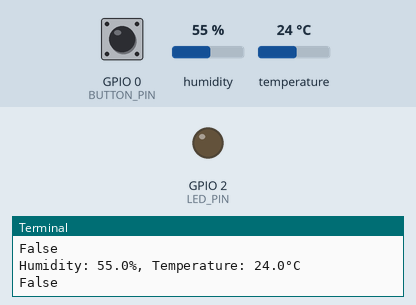
A program run on a simulated Raspberry Pi (BCM pin numbers). Parts: output pins drawn as LEDs (lit = HIGH), the last lines printed to the terminal. The test bench sets the inputs (shaded band); at power-on: GPIO 0 (BUTTON_PIN) HIGH, humidity 55 %, temperature 24 °C.

Above: at 1.2 s.
1.3 s: GPIO 0 (BUTTON_PIN) pulled LOW for 3.2 s
At 4.2 s:
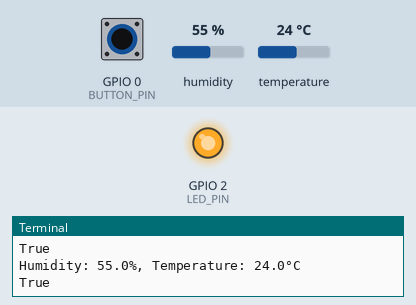
6.0 s: GPIO 0 (BUTTON_PIN) pulled LOW for 0.9 s
At 7.9 s:
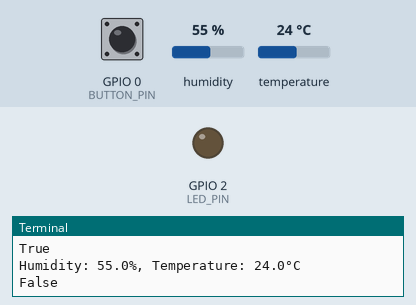
Timing chart, 0 to 9.4 s (numbered marks = the images above; inputs shaded):
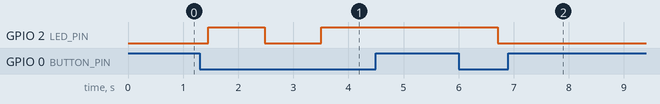

The program:

main.py
```python
# Import libraries
import Adafruit_DHT
import RPi.GPIO as GPIO
from time import sleep


DHT_PIN = 15
DHT_SENSOR = Adafruit_DHT.DHT11
BUTTON_PIN = 0
LED_PIN = 2


GPIO.setmode(GPIO.BCM)
GPIO.setup(LED_PIN, GPIO.OUT)
GPIO.setup(BUTTON_PIN, GPIO.IN, pull_up_down=GPIO.PUD_UP)


class LEDController:
    def __init__(self, pin):
        self.pin = pin
        self.is_on = False
        self.turn_off()

    def turn_on(self):
        GPIO.output(self.pin, GPIO.HIGH)
        self.is_on = True

    def turn_off(self):
        GPIO.output(self.pin, GPIO.LOW)
        self.is_on = False

    def toggle(self):
        if self.is_on:
            self.turn_off()
        else:
            self.turn_on()


led = LEDController(LED_PIN)


try:
    while True:
        button_pressed = GPIO.input(BUTTON_PIN) == GPIO.LOW
        print(button_pressed)

        if button_pressed:
            led.toggle()
            sleep(0.3)

        humidity, temperature = Adafruit_DHT.read_retry(DHT_SENSOR, DHT_PIN)

        if humidity is None or temperature is None:
            print("Failed to read from DHT sensor!")
        else:
            print(f"Humidity: {humidity:.1f}%, Temperature: {temperature:.1f}°C")
        sleep(0.2)

except KeyboardInterrupt:
    GPIO.cleanup()
```

Measured:
- after the input at 1.3 s, GPIO 2 (LED_PIN): LOW → HIGH after 0.15 s, → LOW 1.0 s later, → HIGH 1.0 s later
- after the input at 6.0 s, GPIO 2 (LED_PIN): HIGH → LOW after 0.71 s
